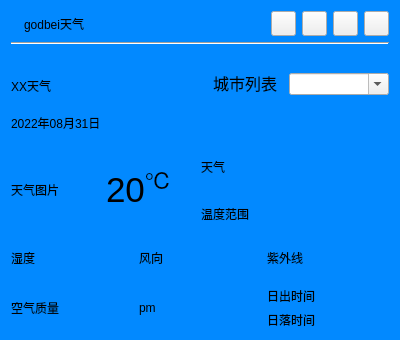
<?xml version="1.0" encoding="UTF-8"?>
<ui version="4.0">
 <class>Form</class>
 <widget class="QWidget" name="Form">
  <property name="geometry">
   <rect>
    <x>0</x>
    <y>0</y>
    <width>400</width>
    <height>340</height>
   </rect>
  </property>
  <property name="windowTitle">
   <string>Form</string>
  </property>
  <property name="styleSheet">
   <string notr="true">#Form{
	background-color: rgb(2, 137, 255);
}</string>
  </property>
  <layout class="QVBoxLayout" name="verticalLayout_3">
   <item>
    <layout class="QHBoxLayout" name="title">
     <item>
      <widget class="QLabel" name="icon_label">
       <property name="text">
        <string/>
       </property>
       <property name="pixmap">
        <pixmap resource="../weather.qrc">:/title/img/icon.ico</pixmap>
       </property>
      </widget>
     </item>
     <item>
      <widget class="QLabel" name="label">
       <property name="text">
        <string>godbei天气</string>
       </property>
      </widget>
     </item>
     <item>
      <spacer name="horizontalSpacer">
       <property name="orientation">
        <enum>Qt::Horizontal</enum>
       </property>
       <property name="sizeHint" stdset="0">
        <size>
         <width>40</width>
         <height>20</height>
        </size>
       </property>
      </spacer>
     </item>
     <item>
      <widget class="QPushButton" name="setting_btn">
       <property name="sizePolicy">
        <sizepolicy hsizetype="Fixed" vsizetype="Fixed">
         <horstretch>0</horstretch>
         <verstretch>0</verstretch>
        </sizepolicy>
       </property>
       <property name="minimumSize">
        <size>
         <width>25</width>
         <height>25</height>
        </size>
       </property>
       <property name="maximumSize">
        <size>
         <width>25</width>
         <height>25</height>
        </size>
       </property>
       <property name="cursor">
        <cursorShape>PointingHandCursor</cursorShape>
       </property>
       <property name="toolTip">
        <string>设置</string>
       </property>
       <property name="styleSheet">
        <string notr="true">#setting_btn:hover{
	
	border-image: url(:/title/img/title/setting_hover.png);
}
#setting_btn:pressed{
	
	border-image: url(:/title/img/title/setting_pressed.png);
}

#setting_btn{
	
	border-image: url(:/title/img/title/setting_normal.png);
}</string>
       </property>
       <property name="text">
        <string/>
       </property>
      </widget>
     </item>
     <item>
      <widget class="QPushButton" name="pin_btn">
       <property name="sizePolicy">
        <sizepolicy hsizetype="Fixed" vsizetype="Fixed">
         <horstretch>0</horstretch>
         <verstretch>0</verstretch>
        </sizepolicy>
       </property>
       <property name="minimumSize">
        <size>
         <width>25</width>
         <height>25</height>
        </size>
       </property>
       <property name="maximumSize">
        <size>
         <width>25</width>
         <height>25</height>
        </size>
       </property>
       <property name="cursor">
        <cursorShape>PointingHandCursor</cursorShape>
       </property>
       <property name="toolTip">
        <string>置顶</string>
       </property>
       <property name="styleSheet">
        <string notr="true">#pin_btn:hover{
	
	border-image: url(:/title/img/title/pin_hover.png);
}


#pin_btn:checked{
	
	border-image: url(:/title/img/title/pin_true.png);
}



#pin_btn{
	
	border-image: url(:/title/img/title/pin_normal.png);
}</string>
       </property>
       <property name="text">
        <string/>
       </property>
       <property name="checkable">
        <bool>true</bool>
       </property>
      </widget>
     </item>
     <item>
      <widget class="QPushButton" name="minimize_btn">
       <property name="sizePolicy">
        <sizepolicy hsizetype="Fixed" vsizetype="Fixed">
         <horstretch>0</horstretch>
         <verstretch>0</verstretch>
        </sizepolicy>
       </property>
       <property name="minimumSize">
        <size>
         <width>25</width>
         <height>25</height>
        </size>
       </property>
       <property name="maximumSize">
        <size>
         <width>25</width>
         <height>25</height>
        </size>
       </property>
       <property name="cursor">
        <cursorShape>PointingHandCursor</cursorShape>
       </property>
       <property name="toolTip">
        <string>最小化</string>
       </property>
       <property name="styleSheet">
        <string notr="true">#minimize_btn:hover{
	
	border-image: url(:/title/img/title/minimize_icon_hover.png);
}
#minimize_btn:pressed{
	
	border-image: url(:/title/img/title/minimize_icon_pressed.png);
}

#minimize_btn{
	
	border-image: url(:/title/img/title/minimize_icon_normal.png);
	
}</string>
       </property>
       <property name="text">
        <string/>
       </property>
      </widget>
     </item>
     <item>
      <widget class="QPushButton" name="close_btn">
       <property name="sizePolicy">
        <sizepolicy hsizetype="Fixed" vsizetype="Fixed">
         <horstretch>0</horstretch>
         <verstretch>0</verstretch>
        </sizepolicy>
       </property>
       <property name="minimumSize">
        <size>
         <width>25</width>
         <height>25</height>
        </size>
       </property>
       <property name="maximumSize">
        <size>
         <width>25</width>
         <height>25</height>
        </size>
       </property>
       <property name="cursor">
        <cursorShape>PointingHandCursor</cursorShape>
       </property>
       <property name="toolTip">
        <string>关闭</string>
       </property>
       <property name="styleSheet">
        <string notr="true">#close_btn:hover{
	
	border-image: url(:/title/img/title/close_icon_hover.png);
}
#close_btn:pressed{
	
	border-image: url(:/title/img/title/close_icon_pressed.png);
}

#close_btn{
	
	border-image: url(:/title/img/title/close_icon_normal.png);
}</string>
       </property>
       <property name="text">
        <string/>
       </property>
      </widget>
     </item>
    </layout>
   </item>
   <item>
    <widget class="Line" name="line">
     <property name="orientation">
      <enum>Qt::Horizontal</enum>
     </property>
    </widget>
   </item>
   <item>
    <layout class="QHBoxLayout" name="horizontalLayout_3" stretch="1,0,0">
     <item>
      <widget class="QLabel" name="name">
       <property name="sizePolicy">
        <sizepolicy hsizetype="Preferred" vsizetype="Preferred">
         <horstretch>0</horstretch>
         <verstretch>0</verstretch>
        </sizepolicy>
       </property>
       <property name="minimumSize">
        <size>
         <width>150</width>
         <height>0</height>
        </size>
       </property>
       <property name="maximumSize">
        <size>
         <width>16777215</width>
         <height>16777215</height>
        </size>
       </property>
       <property name="text">
        <string>&lt;html&gt;&lt;head/&gt;&lt;body&gt;&lt;p&gt;XX天气&lt;/p&gt;&lt;/body&gt;&lt;/html&gt;</string>
       </property>
       <property name="alignment">
        <set>Qt::AlignBottom|Qt::AlignLeading|Qt::AlignLeft</set>
       </property>
      </widget>
     </item>
     <item>
      <widget class="QLabel" name="change_city">
       <property name="sizePolicy">
        <sizepolicy hsizetype="Fixed" vsizetype="Preferred">
         <horstretch>0</horstretch>
         <verstretch>0</verstretch>
        </sizepolicy>
       </property>
       <property name="minimumSize">
        <size>
         <width>70</width>
         <height>0</height>
        </size>
       </property>
       <property name="maximumSize">
        <size>
         <width>70</width>
         <height>16777215</height>
        </size>
       </property>
       <property name="text">
        <string>&lt;html&gt;&lt;head/&gt;&lt;body&gt;&lt;p&gt;&lt;span style=&quot; font-size:12pt;&quot;&gt;城市列表&lt;/span&gt;&lt;/p&gt;&lt;/body&gt;&lt;/html&gt;</string>
       </property>
       <property name="alignment">
        <set>Qt::AlignBottom|Qt::AlignLeading|Qt::AlignLeft</set>
       </property>
      </widget>
     </item>
     <item alignment="Qt::AlignBottom">
      <widget class="QComboBox" name="cities">
       <property name="sizePolicy">
        <sizepolicy hsizetype="Fixed" vsizetype="Fixed">
         <horstretch>0</horstretch>
         <verstretch>0</verstretch>
        </sizepolicy>
       </property>
       <property name="minimumSize">
        <size>
         <width>100</width>
         <height>0</height>
        </size>
       </property>
       <property name="maximumSize">
        <size>
         <width>100</width>
         <height>16777215</height>
        </size>
       </property>
       <property name="editable">
        <bool>true</bool>
       </property>
      </widget>
     </item>
    </layout>
   </item>
   <item>
    <widget class="QLabel" name="week">
     <property name="text">
      <string>2022年08月31日</string>
     </property>
    </widget>
   </item>
   <item>
    <layout class="QHBoxLayout" name="horizontalLayout">
     <property name="spacing">
      <number>15</number>
     </property>
     <item>
      <widget class="QLabel" name="weather_img">
       <property name="minimumSize">
        <size>
         <width>80</width>
         <height>80</height>
        </size>
       </property>
       <property name="maximumSize">
        <size>
         <width>80</width>
         <height>80</height>
        </size>
       </property>
       <property name="text">
        <string>天气图片</string>
       </property>
       <property name="scaledContents">
        <bool>true</bool>
       </property>
      </widget>
     </item>
     <item>
      <widget class="QLabel" name="temperature">
       <property name="minimumSize">
        <size>
         <width>80</width>
         <height>80</height>
        </size>
       </property>
       <property name="maximumSize">
        <size>
         <width>80</width>
         <height>80</height>
        </size>
       </property>
       <property name="text">
        <string>&lt;html&gt;&lt;head/&gt;&lt;body&gt;&lt;p&gt;&lt;span style=&quot; font-size:26pt;&quot;&gt;20&lt;/span&gt;&lt;span style=&quot; font-size:26pt; vertical-align:super;&quot;&gt;℃&lt;/span&gt;&lt;/p&gt;&lt;/body&gt;&lt;/html&gt;</string>
       </property>
      </widget>
     </item>
     <item>
      <layout class="QVBoxLayout" name="verticalLayout">
       <item>
        <widget class="QLabel" name="weather">
         <property name="text">
          <string>天气</string>
         </property>
        </widget>
       </item>
       <item>
        <widget class="QLabel" name="temperature_range">
         <property name="text">
          <string>温度范围</string>
         </property>
        </widget>
       </item>
      </layout>
     </item>
    </layout>
   </item>
   <item>
    <layout class="QHBoxLayout" name="horizontalLayout_4">
     <item>
      <widget class="QLabel" name="humidity">
       <property name="text">
        <string>湿度</string>
       </property>
      </widget>
     </item>
     <item>
      <widget class="QLabel" name="wind_direction">
       <property name="text">
        <string>风向</string>
       </property>
      </widget>
     </item>
     <item>
      <widget class="QLabel" name="ultraviolet_ras">
       <property name="text">
        <string>紫外线</string>
       </property>
      </widget>
     </item>
    </layout>
   </item>
   <item>
    <layout class="QHBoxLayout" name="horizontalLayout_2">
     <item>
      <widget class="QLabel" name="air_quality">
       <property name="text">
        <string>空气质量</string>
       </property>
      </widget>
     </item>
     <item>
      <widget class="QLabel" name="pm">
       <property name="text">
        <string>pm</string>
       </property>
      </widget>
     </item>
     <item>
      <layout class="QVBoxLayout" name="verticalLayout_2">
       <item>
        <widget class="QLabel" name="sunrise_time">
         <property name="text">
          <string>日出时间</string>
         </property>
        </widget>
       </item>
       <item>
        <widget class="QLabel" name="sunset_time">
         <property name="text">
          <string>日落时间</string>
         </property>
        </widget>
       </item>
      </layout>
     </item>
    </layout>
   </item>
  </layout>
 </widget>
 <resources>
  <include location="../weather.qrc"/>
 </resources>
 <connections>
  <connection>
   <sender>cities</sender>
   <signal>currentIndexChanged(int)</signal>
   <receiver>Form</receiver>
   <slot>get_weather()</slot>
   <hints>
    <hint type="sourcelabel">
     <x>389</x>
     <y>102</y>
    </hint>
    <hint type="destinationlabel">
     <x>322</x>
     <y>0</y>
    </hint>
   </hints>
  </connection>
  <connection>
   <sender>minimize_btn</sender>
   <signal>clicked()</signal>
   <receiver>Form</receiver>
   <slot>showMinimized()</slot>
   <hints>
    <hint type="sourcelabel">
     <x>341</x>
     <y>35</y>
    </hint>
    <hint type="destinationlabel">
     <x>322</x>
     <y>-101</y>
    </hint>
   </hints>
  </connection>
  <connection>
   <sender>close_btn</sender>
   <signal>clicked()</signal>
   <receiver>Form</receiver>
   <slot>close()</slot>
   <hints>
    <hint type="sourcelabel">
     <x>375</x>
     <y>32</y>
    </hint>
    <hint type="destinationlabel">
     <x>496</x>
     <y>-44</y>
    </hint>
   </hints>
  </connection>
  <connection>
   <sender>setting_btn</sender>
   <signal>clicked()</signal>
   <receiver>Form</receiver>
   <slot>show_setting_pane()</slot>
   <hints>
    <hint type="sourcelabel">
     <x>296</x>
     <y>40</y>
    </hint>
    <hint type="destinationlabel">
     <x>304</x>
     <y>-89</y>
    </hint>
   </hints>
  </connection>
  <connection>
   <sender>pin_btn</sender>
   <signal>toggled(bool)</signal>
   <receiver>Form</receiver>
   <slot>pin_main_window()</slot>
   <hints>
    <hint type="sourcelabel">
     <x>317</x>
     <y>32</y>
    </hint>
    <hint type="destinationlabel">
     <x>310</x>
     <y>-111</y>
    </hint>
   </hints>
  </connection>
 </connections>
 <slots>
  <slot>get_weather()</slot>
  <slot>show_setting_pane()</slot>
  <slot>pin_main_window()</slot>
 </slots>
</ui>
